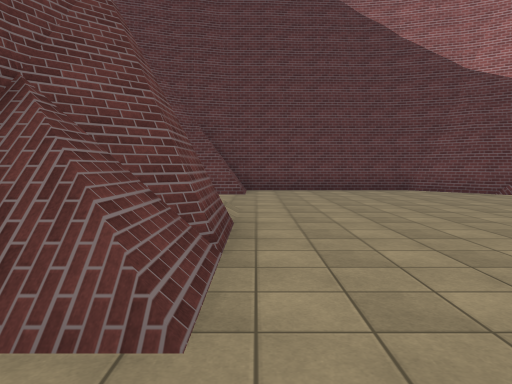
[1] (above)

20 first-person views from a walk through a 3-D level made in the Unity game engine. The camera is 1.4 m above the floor, tilts 4° down and sees 70° across. The floor is counted in squares, 2 m on a side. Each view is taken from the middle of a square. On the plan, view 1 faces up. The plan holds only what a view shows up to about 11 squares ahead; the rest is blank. The place goes on beyond the plan. The player character is not drawn. Surface patterns are stand-ins for the level's own textures.

[2]
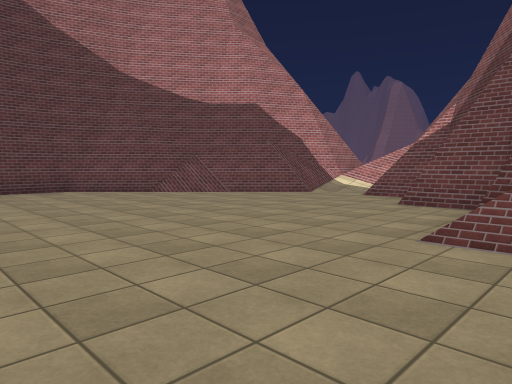

[3]
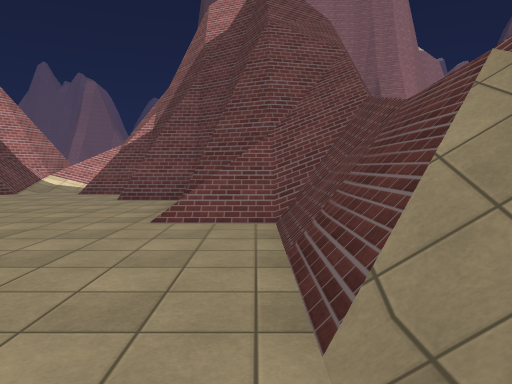

[4]
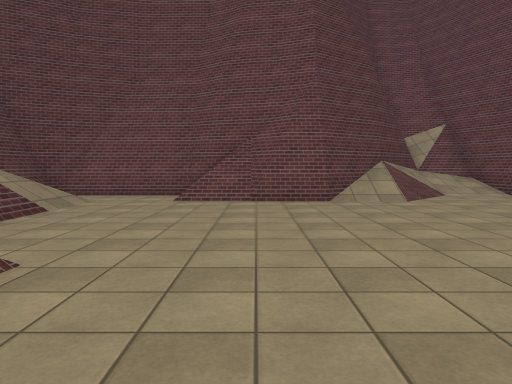

[5]
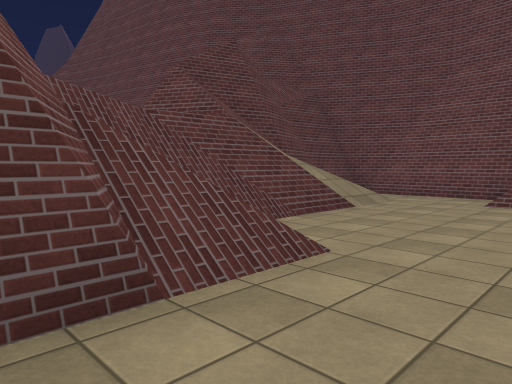

[6]
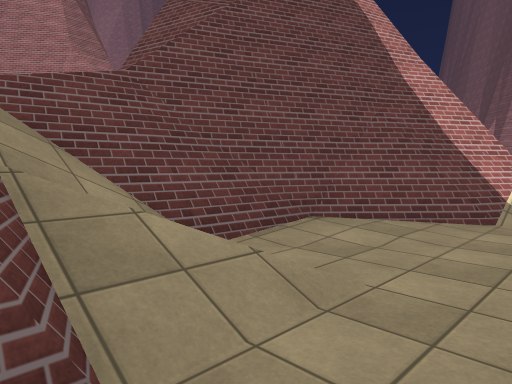

[7]
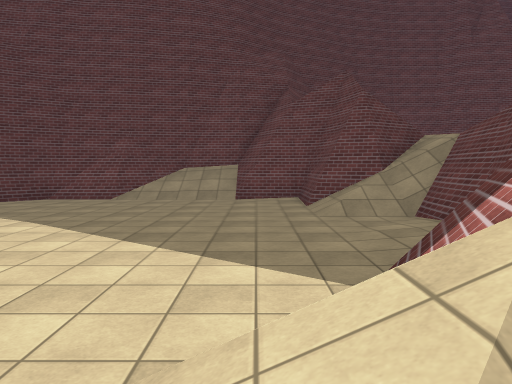

[8]
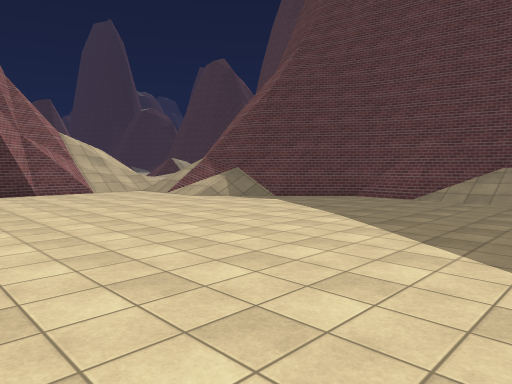

[9]
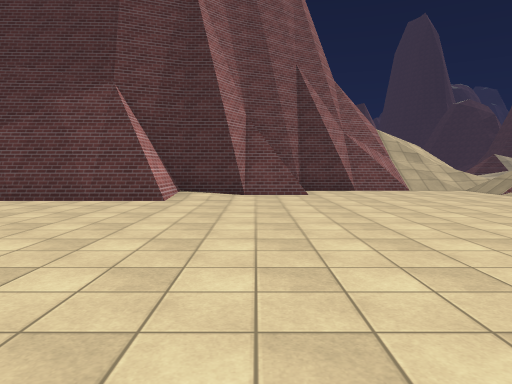

[10]
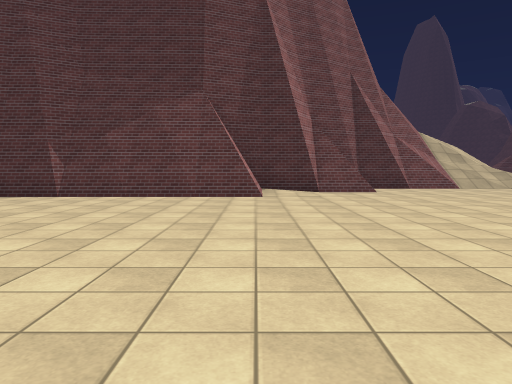

[11]
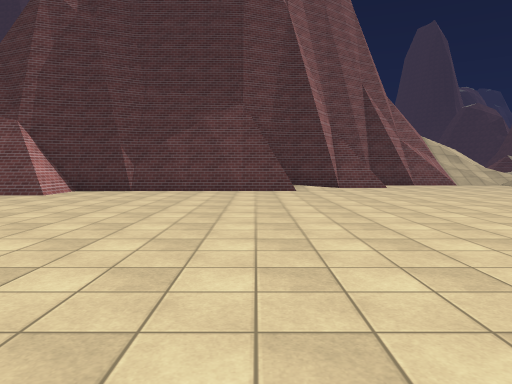

[12]
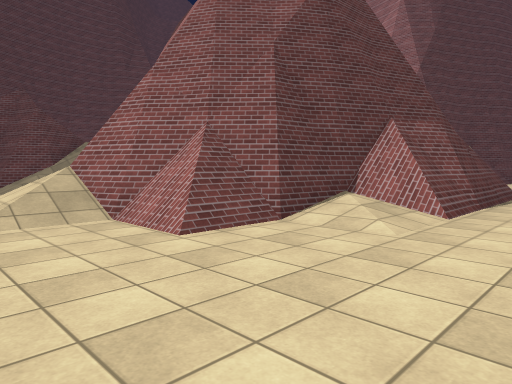

[13]
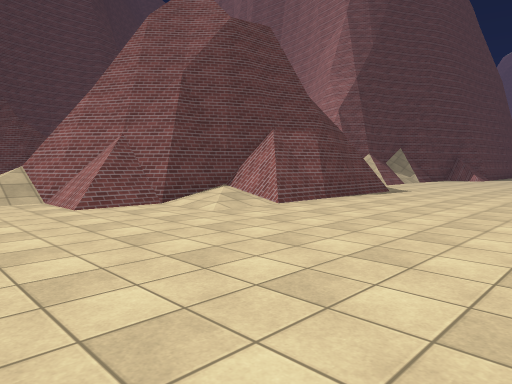

[14]
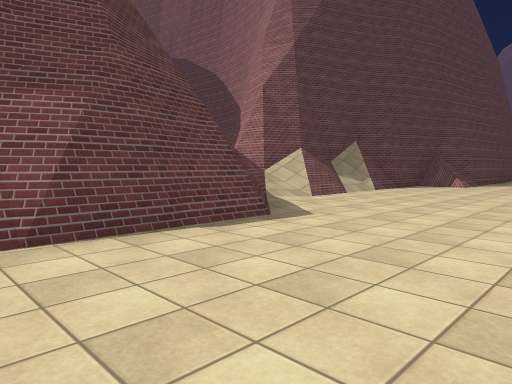

[15]
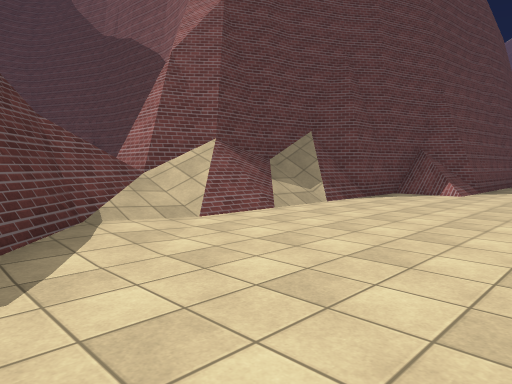

[16]
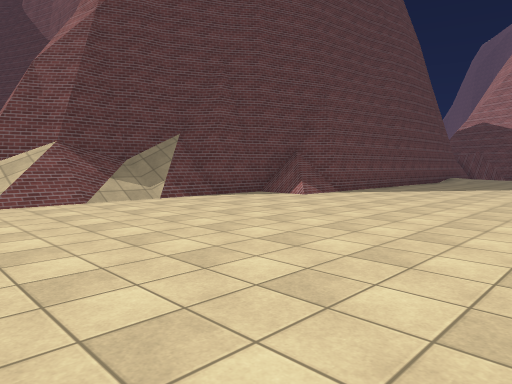

[17]
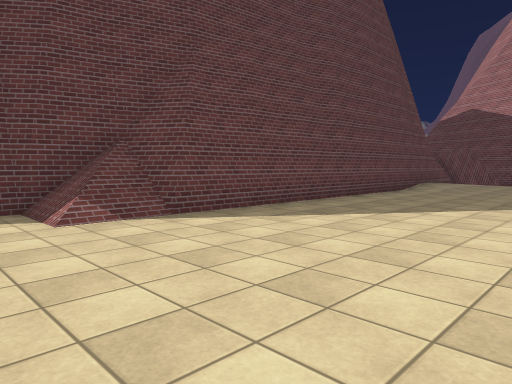

[18]
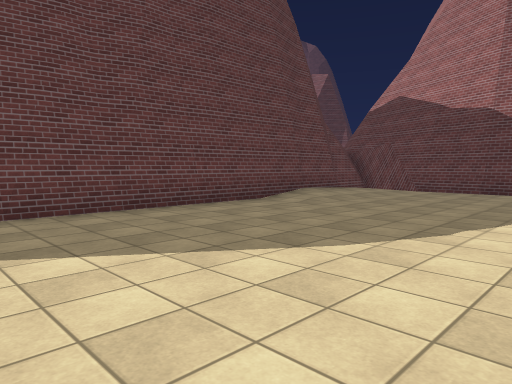

[19]
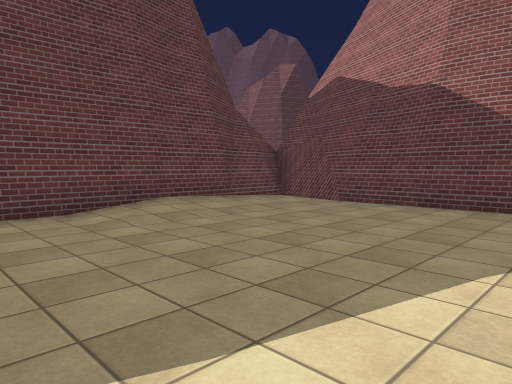

[20]
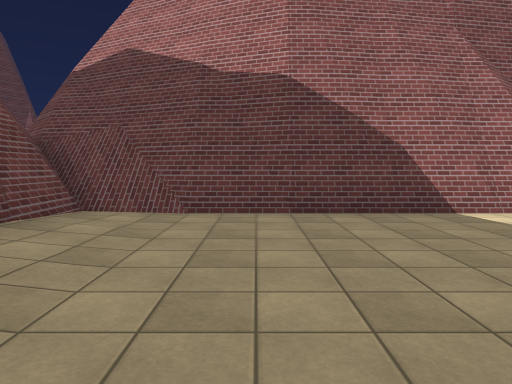

### Floor plan
Key: @ floor where view 1 was taken; # wall or solid block; x gap in a wall; . main floor; : floor 0.25 m higher than the main floor; / step, stairs or slope; = window, fence, low wall or low ledge; v drop or lower ground.
Columns run from 4 left of view 1 to 21 right of it. Each row starts with its distance up from view 1.
 28                   ####
 27                   #//#####
 26                   ##......
 25                    #:.....
 24                    #:....
 23                    #:.....
 22                    #......
 21                    #......
 20                    #......
 19                    #......
 18                    #......
 17                    #......
 16                    #......
 15                   ##....
 14                  ###.....
 13                  #//.....
 12                  #.......
 11    ########     ##/......
 10 ####...../###   ##/......
  9 #///......//#   #//......
  8 #//......../##  #/........
  7 ##//......../####//.......
  6  ##/.........//##//.......
  5   ##........../////.......
  4   ##........./#####....
  3   ##........###   ##...
  2   #/........#     ##....
  1   #....../###     ##....
  0   #.@..../###    ###....
 -1   #.///#///##    #/#....
 -2   ####/#=#vv######//....
 -3      ####=x#######//....
 -4        ##////####//......
 -5       ###//../=#=//......
 -6      ##/......///........
 -7      #/..................
 -8      #/................
 -9      ##.................
-10      ##.................
-11       #..................
-12       ##..................
-13        ##...............=#
-14         #/..............##
-15          //.......########
-16          //....####
-17          //....##
-18          ///=###

Where each view was taken, in squares from view 1:
view 1: 0 up, 0 right, facing up
view 2: 0 up, 1 right, facing up-right
view 3: 0 up, 0 right, facing right
view 4: 3 up, 7 right, facing left
view 5: 3 up, 7 right, facing down-left
view 6: 6 down, 4 right, facing up-right
view 7: 6 down, 12 right, facing left
view 8: 6 down, 12 right, facing down-left
view 9: 7 down, 12 right, facing down
view 10: 6 down, 14 right, facing down
view 11: 4 down, 15 right, facing down
view 12: 7 down, 17 right, facing up-left
view 13: 7 down, 20 right, facing up-left
view 14: 1 down, 19 right, facing up-left
view 15: 3 up, 18 right, facing up-left
view 16: 5 up, 21 right, facing up-left
view 17: 11 up, 20 right, facing up-left
view 18: 16 up, 21 right, facing up-left
view 19: 20 up, 21 right, facing up-left
view 20: 21 up, 18 right, facing up
